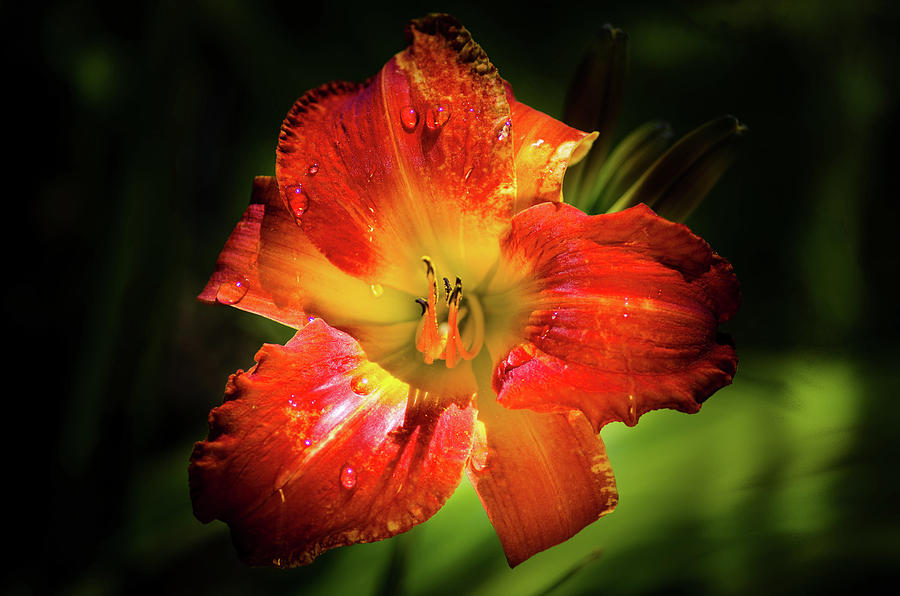
#> input picture tareaDeImagenes/pego.png, 900 x 596 px
$ jupyter execute ap_img.ipynb
#> lines starting #> are read from the running program, lines starting #| are printed output that depends on the picture; after the words box and inside, x2 and y2 are one past the last pixel; in counts of white or black regions, pixels touching at a corner belong together
[cell 1]
import cv2
import numpy as np
import matplotlib.pyplot as plt

img=cv2.imread('pego.png')
#> img is the input picture: shape (596, 900, 3); mean B, G, R 14, 42.3, 79.6
img_neg=255-img
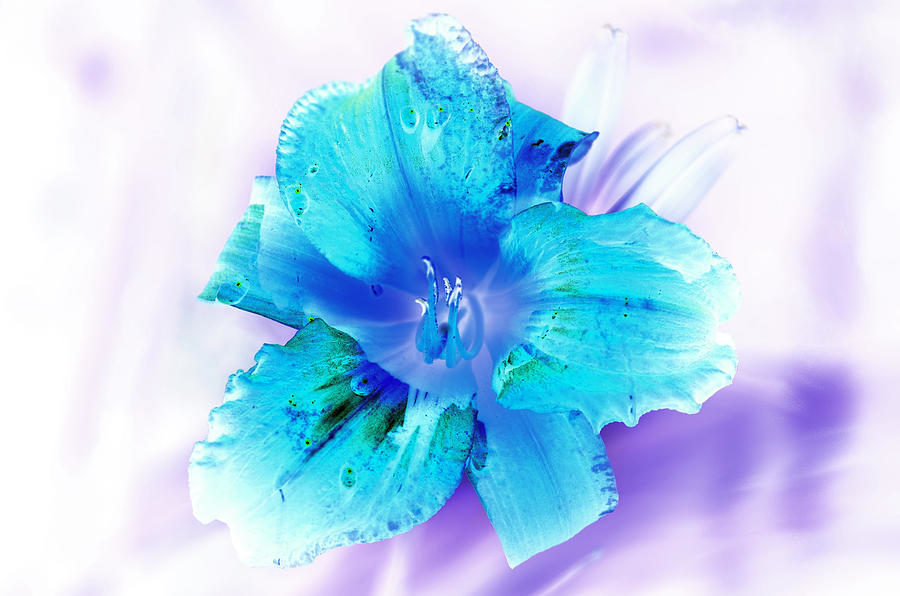
#> img_neg: shape (596, 900, 3); mean B, G, R 241, 212.7, 175.4

plt.figure(figsize=(10,5))
plt.subplot(1,2,1)
plt.imshow(img,cmap='gray')
plt.subplot(1,2,2)
plt.imshow(img_neg,cmap='gray')
plt.show();
#> figure, not shown here; B, G, R data is drawn as R, G, B

[cell 2]
import cv2
import numpy as np
import matplotlib.pyplot as plt
def contraste(img,factor=1.0):
    img=img.astype(np.float32)
    media=np.mean(img)
    img_contraste=media+(img-media)*factor
    img_contraste=np.clip(img_contraste,0,255).astype(np.uint8)
    return img_contraste
img=cv2.imread('pego.png',0)
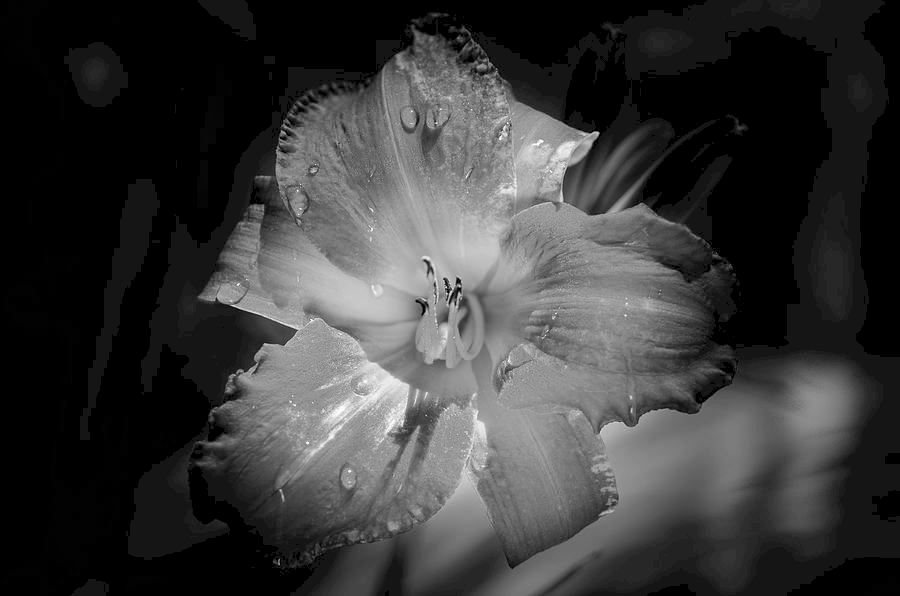
#> img: shape (596, 900); min 0, max 255, mean 57.2
contrast=7
img_fin=contraste(img,contrast)
#> in contraste, `media=np.mean(img)`: media = 57.19
#> in contraste, `img_contraste=np.clip(img_contraste,0,255).astype(np.uint8)`:
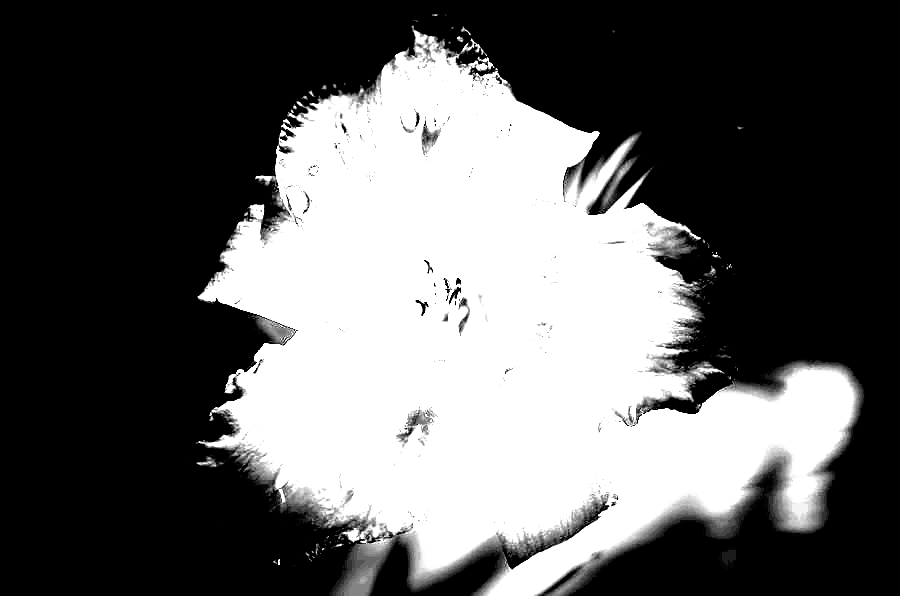
#> img_contraste: shape (596, 900); min 0, max 255, mean 96.8
plt.figure(figsize=(10,5))
plt.subplot(1,2,1)
plt.imshow(img,cmap='gray')
plt.title('original')
plt.subplot(1,2,2)
plt.imshow(img_fin,cmap='gray')
plt.title('contraste')
plt.show();

[cell 3]
import cv2
import numpy as np
import matplotlib.pyplot as plt
def contraste(img,factor=1.0):
    img=img.astype(np.float32)
    for i in range(3):
        media=np.mean(img[:,:,i])
        img[:,:,i]=media+(img[:,:,i]-media)*factor
        img[:,:,i]=np.clip(img[:,:,i],0,255)
    return img.astype(np.uint8)
img=cv2.imread('pego.png')
contrast=9
img_fin=contraste(img,contrast)
#> the loop in contraste, `for i in range(3):` made 3 passes
#> media on passes 1 to 3: 14.04, 42.32, 79.59
#> after the loop in contraste, `for i in range(3):`:
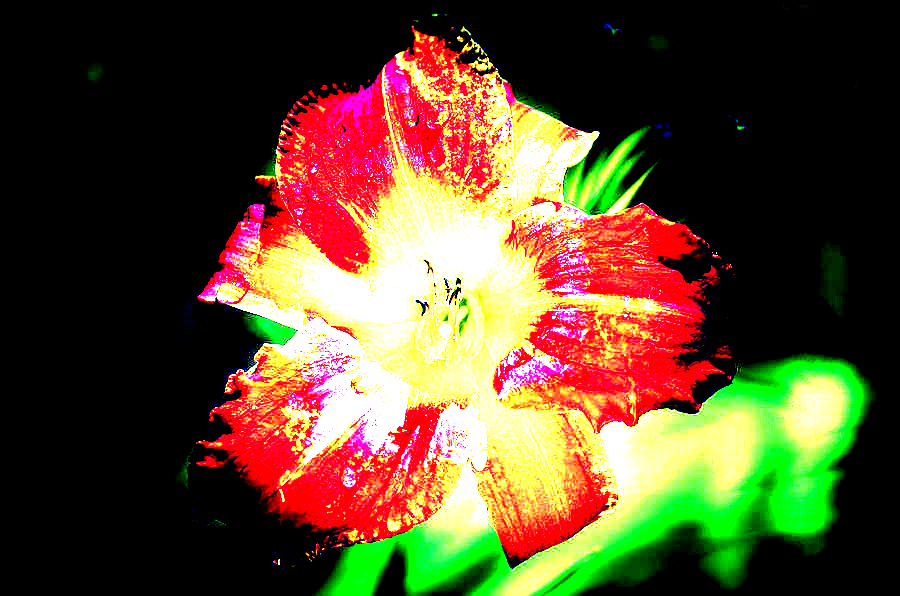
#> img: shape (596, 900, 3) float32; mean B, G, R 45.5, 73.8, 93.6

plt.figure(figsize=(10,5))
plt.subplot(1,2,1)
plt.imshow(cv2.cvtColor(img,cv2.COLOR_BGR2RGB))
plt.title('original')
plt.subplot(1,2,2)
plt.imshow(cv2.cvtColor(img_fin,cv2.COLOR_BGR2RGB))
plt.title('contraste')
plt.show();

Brillo

[cell 4]
import cv2
import numpy as np
import matplotlib.pyplot as plt
def brillo(img,brillo=0):
    img_brillo=img.astype(np.float32)+brillo
    img_brillo=np.clip(img_brillo,0,255).astype(np.uint8)
    return img_brillo
img=cv2.imread('pego.png',0)
bril=-70
img_fin=brillo(img,bril)
#> in brillo, `img_brillo=np.clip(img_brillo,0,255).astype(np.uint8)`:
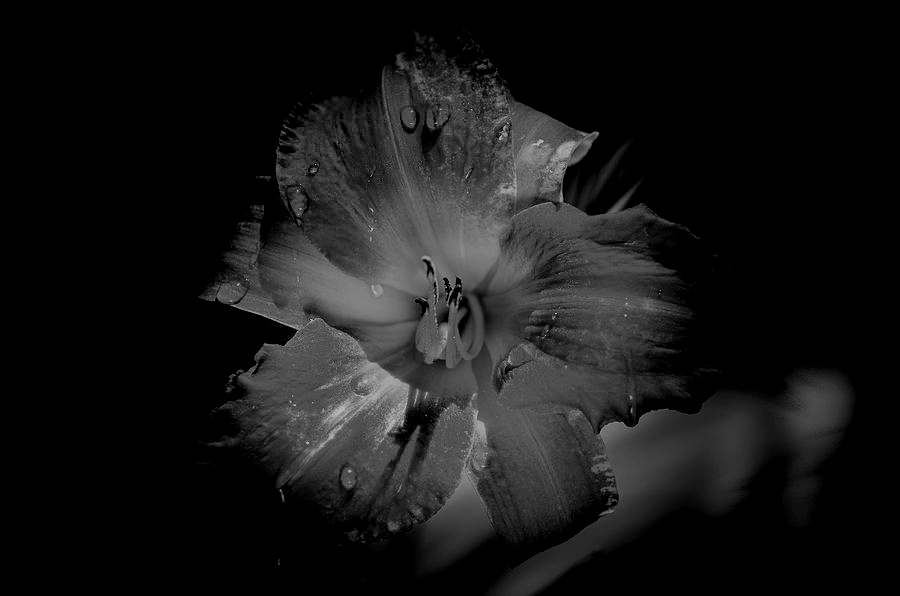
#> img_brillo: shape (596, 900); min 0, max 185, mean 22.4
plt.figure(figsize=(10,5))
plt.subplot(1,2,1)
plt.imshow(img,cmap='gray')
plt.subplot(1,2,2)
plt.imshow(img_fin,cmap='gray')
plt.title('brillo')
plt.show();

[cell 5]
import cv2
import numpy as np
import matplotlib.pyplot as plt
def brillo_color(img, brillo=0):
    img_brillo = img.astype(np.float32) + brillo
    img_brillo = np.clip(img_brillo, 0, 255)
    return img_brillo.astype(np.uint8)
img = cv2.imread('pego.png')
bril = -70
img_fin = brillo_color(img, bril)
#> in brillo_color, `img_brillo = np.clip(img_brillo, 0, 255)`:
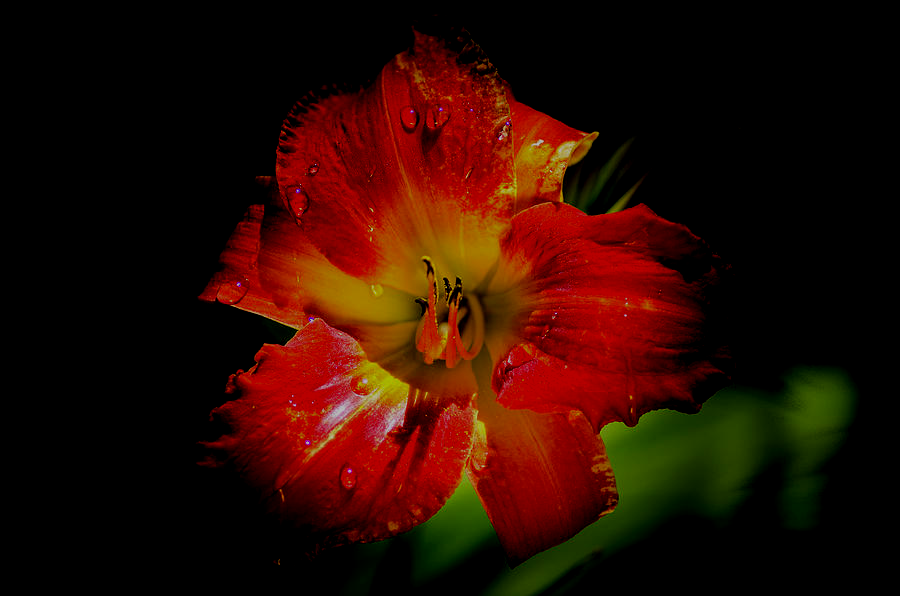
#> img_brillo: shape (596, 900, 3) float32; mean B, G, R 1, 11, 43.7
plt.figure(figsize=(10,5))
plt.subplot(1,2,1)
plt.imshow(cv2.cvtColor(img, cv2.COLOR_BGR2RGB))
plt.title('original')
plt.subplot(1,2,2)
plt.imshow(cv2.cvtColor(img_fin, cv2.COLOR_BGR2RGB))
plt.title('brillo color')

plt.show()
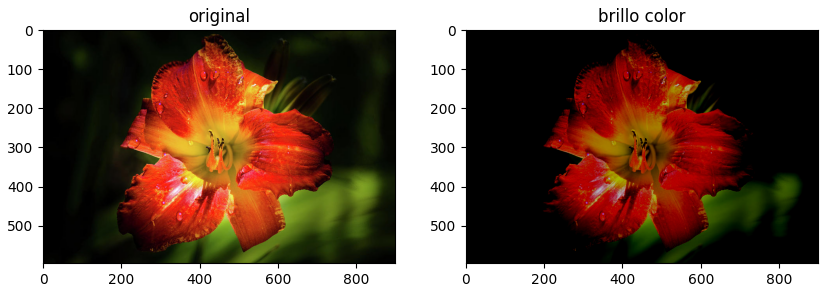
#> figure drawn by matplotlib, 2 panels

MASCARAS

[cell 6]
import cv2
import numpy as np
import matplotlib.pyplot as plt
img=cv2.imread('pego.png',0)
alto,ancho=img.shape[:2]
#> alto = 596; ancho = 900
mascara=np.zeros_like(img)
centro=(ancho//2,alto//2)
#> centro = (450, 298)
radio=70
cv2.circle(mascara,centro,radio,(255),-1)
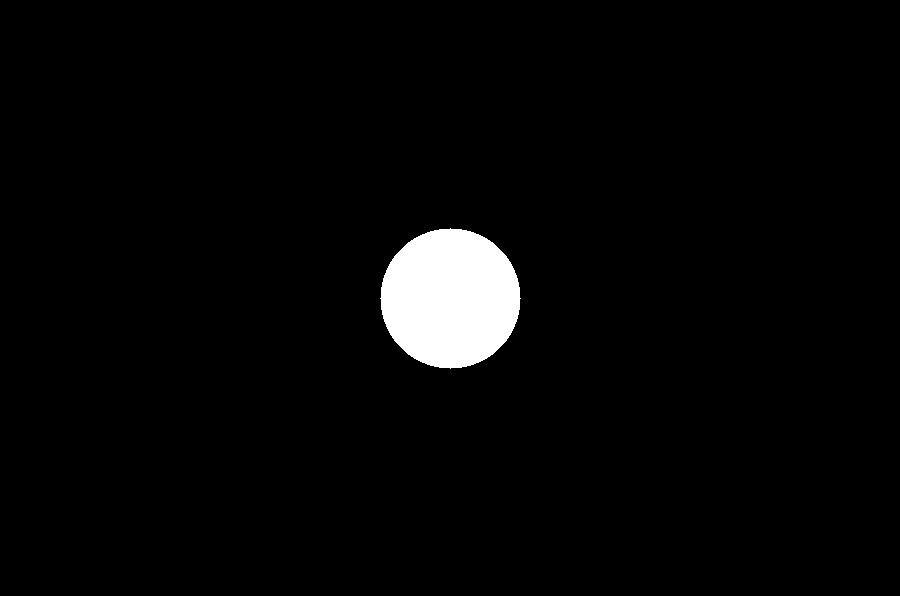
#> mascara: shape (596, 900); 2.9% white; 1 white region, box (x1, y1, x2, y2) and area: (380, 228, 521, 369) 15373
img_mascara=cv2.bitwise_and(img,img,mask=mascara)
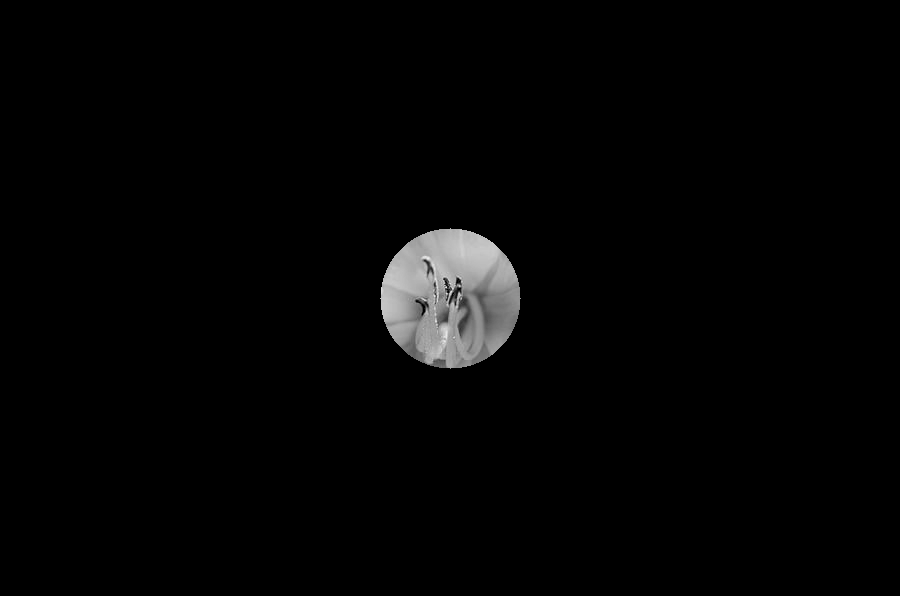
#> img_mascara: shape (596, 900); min 0, max 237, mean 4.4
plt.figure(figsize=(10,5))
plt.subplot(1,2,1)
plt.imshow(img,cmap='gray')
plt.title('original')
plt.subplot(1,2,2)
plt.imshow(img_mascara,cmap='gray')
plt.title('mascara')
plt.show();

$ run again, with tareaDeImagenes/R.png copied over tareaDeImagenes/pego.png
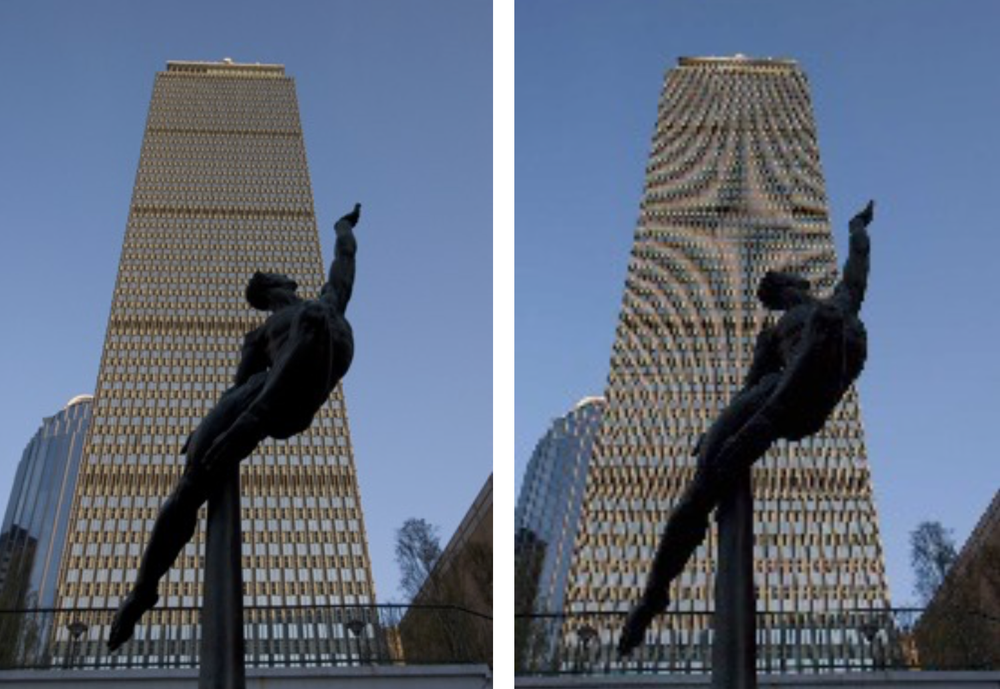
#> input picture tareaDeImagenes/R.png, 1000 x 689 px, shrunk from 1503 x 1036 before the run
#> img is the input picture: shape (689, 1000, 3); mean B, G, R 125.3, 106.8, 95.9
#> in contraste, `media=np.mean(img)`: media = 105.1
#> in contraste, `img_contraste=np.clip(img_contraste,0,255).astype(np.uint8)`:
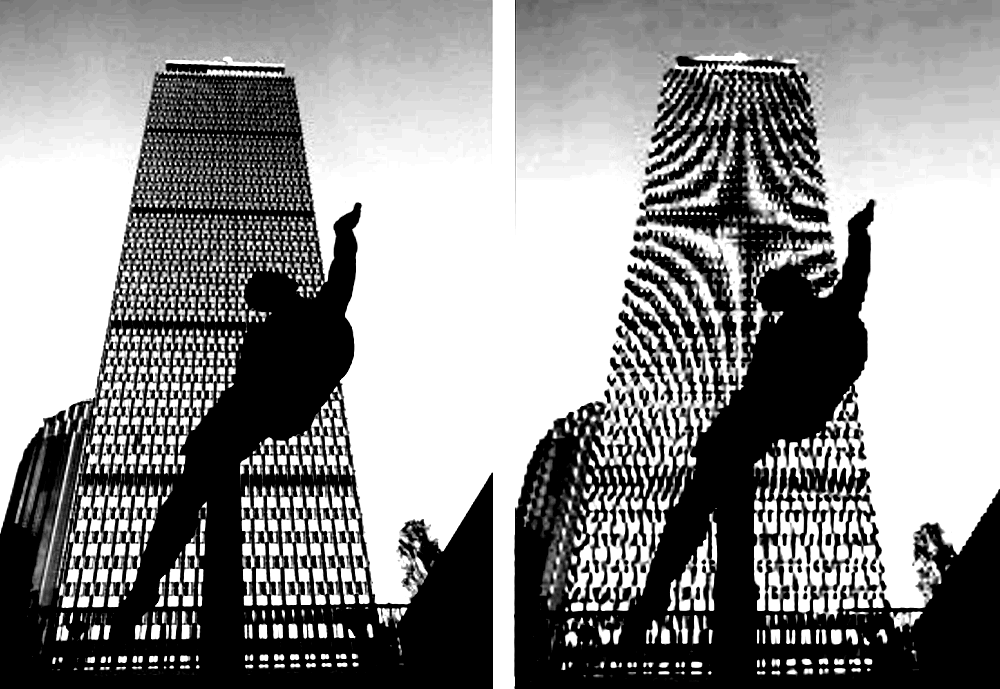
#> img_contraste: shape (689, 1000); min 0, max 255, mean 139.1
#> the loop in contraste, `for i in range(3):` made 3 passes
#> media on passes 1 to 3: 125.3, 106.8, 95.9
#> `cv2.circle(mascara,centro,radio,(255),-1)`:
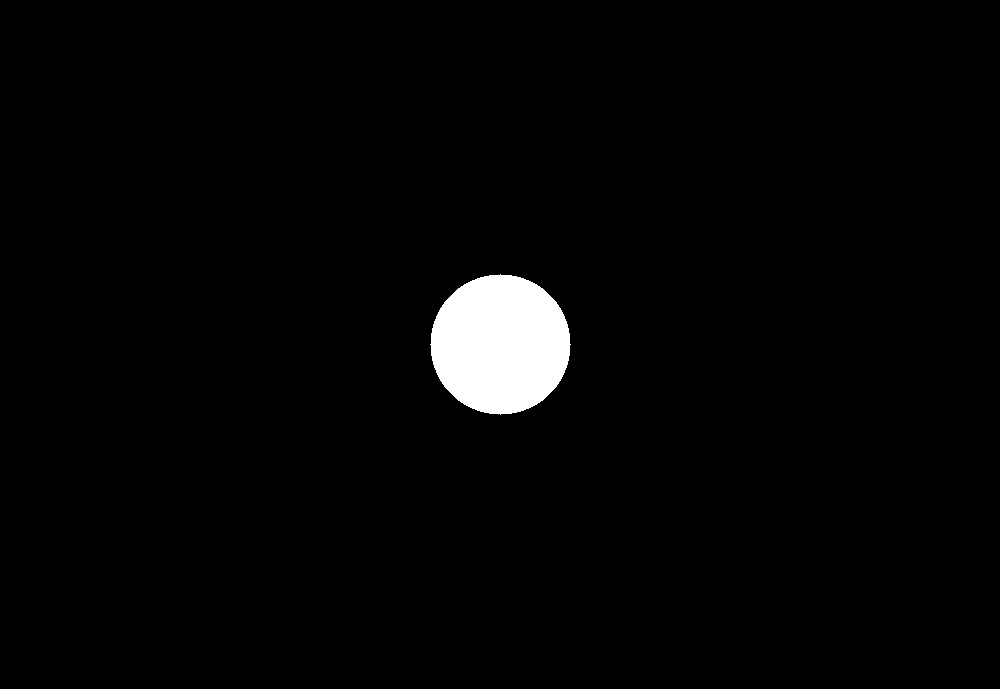
#> mascara: shape (689, 1000); 2.2% white; 1 white region, box (x1, y1, x2, y2) and area: (430, 274, 571, 415) 15373
